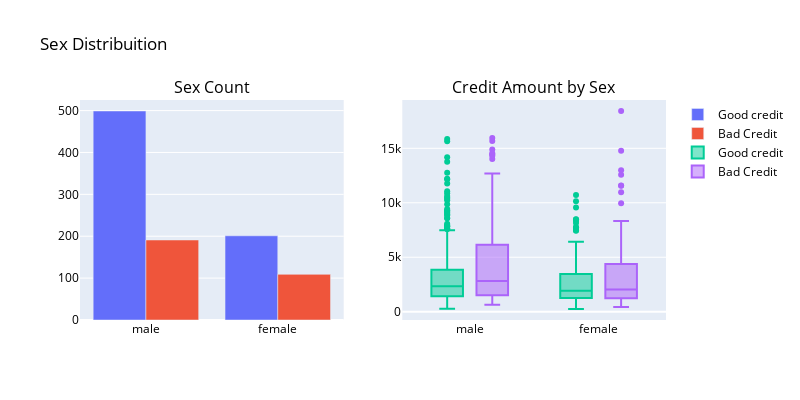

Notebook code for this chart:
### Code cell
import plotly.tools as tls
#First plot
trace0 = go.Bar(
    x = df[df["Risk"]== 'good']["Sex"].value_counts().index.values,
    y = df[df["Risk"]== 'good']["Sex"].value_counts().values,
    name='Good credit'
)

#First plot 2
trace1 = go.Bar(
    x = df[df["Risk"]== 'bad']["Sex"].value_counts().index.values,
    y = df[df["Risk"]== 'bad']["Sex"].value_counts().values,
    name="Bad Credit"
)

#Second plot
trace2 = go.Box(
    x = df[df["Risk"]== 'good']["Sex"],
    y = df[df["Risk"]== 'good']["Credit_amount"],
    name=trace0.name
)

#Second plot 2
trace3 = go.Box(
    x = df[df["Risk"]== 'bad']["Sex"],
    y = df[df["Risk"]== 'bad']["Credit_amount"],
    name=trace1.name
)

data = [trace0, trace1, trace2,trace3]


fig = tls.make_subplots(rows=1, cols=2, 
                        subplot_titles=('Sex Count', 'Credit Amount by Sex'))

fig.append_trace(trace0, 1, 1)
fig.append_trace(trace1, 1, 1)
fig.append_trace(trace2, 1, 2)
fig.append_trace(trace3, 1, 2)

fig['layout'].update(height=400, width=800, title='Sex Distribuition', boxmode='group',
    font=dict(color='rgb(0, 0, 0)'))
py.iplot(fig, filename='sex-subplot')

### Figure 1 — Plotly figure (JSON) as saved in the notebook; plotly's stock layout.template omitted (floating-point values rounded to 4 significant figures; data arrays with more than 128 entries replaced by an {"elided": "..."} marker saying what was removed)
{"data": [{"name": "Good credit", "type": "bar", "x": ["male", "female"], "xaxis": "x", "y": [499, 201], "yaxis": "y"}, {"name": "Bad Credit", "type": "bar", "x": ["male", "female"], "xaxis": "x", "y": [191, 109], "yaxis": "y"}, {"name": "Good credit", "type": "box", "x": {"elided": "700 str values"}, "xaxis": "x2", "y": {"elided": "700 int values"}, "yaxis": "y2"}, {"name": "Bad Credit", "type": "box", "x": {"elided": "300 str values"}, "xaxis": "x2", "y": {"elided": "300 int values"}, "yaxis": "y2"}], "layout": {"annotations": [{"font": {"size": 16}, "showarrow": false, "text": "Sex Count", "x": 0.225, "xanchor": "center", "xref": "paper", "y": 1, "yanchor": "bottom", "yref": "paper"}, {"font": {"size": 16}, "showarrow": false, "text": "Credit Amount by Sex", "x": 0.775, "xanchor": "center", "xref": "paper", "y": 1, "yanchor": "bottom", "yref": "paper"}], "boxmode": "group", "font": {"color": "rgb(0, 0, 0)"}, "height": 400, "title": {"text": "Sex Distribuition"}, "width": 800, "xaxis": {"anchor": "y", "domain": [0, 0.45]}, "xaxis2": {"anchor": "y2", "domain": [0.55, 1]}, "yaxis": {"anchor": "x", "domain": [0, 1]}, "yaxis2": {"anchor": "x2", "domain": [0, 1]}}}
